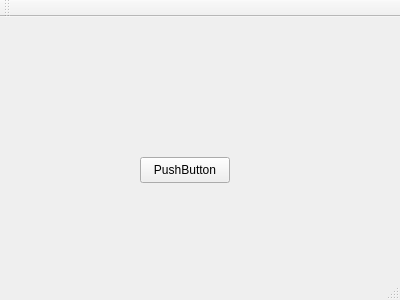
<?xml version="1.0" encoding="UTF-8"?>
<ui version="4.0">
 <class>MainWindow</class>
 <widget class="QMainWindow" name="MainWindow">
  <property name="geometry">
   <rect>
    <x>0</x>
    <y>0</y>
    <width>400</width>
    <height>300</height>
   </rect>
  </property>
  <property name="windowTitle">
   <string>MainWindow</string>
  </property>
  <widget class="QWidget" name="centralWidget">
   <widget class="QPushButton" name="pushButton">
    <property name="geometry">
     <rect>
      <x>140</x>
      <y>140</y>
      <width>90</width>
      <height>26</height>
     </rect>
    </property>
    <property name="text">
     <string>PushButton</string>
    </property>
   </widget>
  </widget>
  <widget class="QMenuBar" name="menuBar">
   <property name="geometry">
    <rect>
     <x>0</x>
     <y>0</y>
     <width>400</width>
     <height>23</height>
    </rect>
   </property>
  </widget>
  <widget class="QToolBar" name="mainToolBar">
   <attribute name="toolBarArea">
    <enum>TopToolBarArea</enum>
   </attribute>
   <attribute name="toolBarBreak">
    <bool>false</bool>
   </attribute>
  </widget>
  <widget class="QStatusBar" name="statusBar"/>
 </widget>
 <layoutdefault spacing="6" margin="11"/>
 <resources/>
 <connections/>
</ui>
